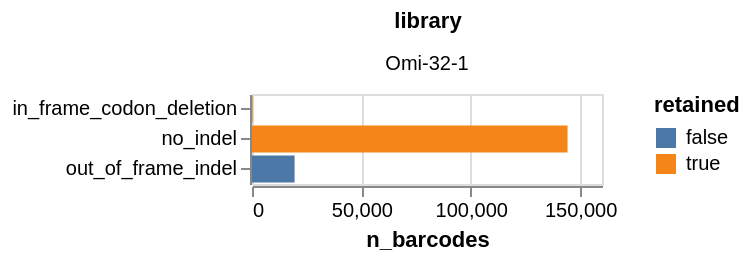

Notebook cell for this chart:
### Markdown cell above
## Write consensus sequences to barcode-variant lookup tables for subsequent use
We filter any consensus sequences with indels that are not in-frame codon-length deletions (so filtering out-of-frame indels), and then write the remaining sequences to barcode-variant lookup tables for later use:

### Code cell
# annotate with information on mutation types
consensus = alignparse.consensus.add_mut_info_cols(
    consensus,
    mutation_col="gene_mutations",
    sub_str_col="substitutions",
    n_indel_col="n_indels",
)

# plot summary stats
stats = (
    consensus.assign(
        out_of_frame_indel=lambda x: x["n_indels"] > 0,
        in_frame_codon_deletion=lambda x: (
            (~x["out_of_frame_indel"]) & (x["substitutions"].str.contains("-"))
        ),
        no_indel=lambda x: (~x["out_of_frame_indel"]) & (~x["in_frame_codon_deletion"]),
    )[["library", "out_of_frame_indel", "in_frame_codon_deletion", "no_indel"]]
    .groupby("library", as_index=False)
    .aggregate("sum")
    .melt(
        id_vars="library",
        var_name="category",
        value_name="n_barcodes",
    )
    .assign(retained=lambda x: x["category"] != "out_of_frame_indel")
)
stats_chart = (
    alt.Chart(stats)
    .encode(
        x=alt.X("n_barcodes"),
        y=alt.Y("category", title=None),
        color=alt.Color("retained"),
        tooltip=stats.columns.tolist(),
        facet=alt.Facet("library", columns=2),
    )
    .mark_bar()
    .properties(width=175, height=45)
)
display(stats_chart)

# write to file
consensus = consensus.query("n_indels == 0")
nt_variants = "results/variants/nt_variants.csv"
os.makedirs(os.path.dirname(nt_variants), exist_ok=True)
print(f"Writing {len(consensus)} consensus sequences to {nt_variants}")
_ = consensus.to_csv(
    consensus[["library", "barcode", "substitutions", "variant_call_support"]].to_csv(
        nt_variants,
        index=False,
    )
)

### Figure 1 — Vega-Lite specification as saved in the notebook (floating-point values rounded to 4 significant figures)
{"config": {"view": {"continuousWidth": 300, "continuousHeight": 300}}, "data": {"name": "data-2e10fbe6c55c622d1f945674bc0b3b30"}, "mark": {"type": "bar"}, "encoding": {"color": {"field": "retained", "type": "nominal"}, "facet": {"columns": 2, "field": "library", "type": "nominal"}, "tooltip": [{"field": "library", "type": "nominal"}, {"field": "category", "type": "nominal"}, {"field": "n_barcodes", "type": "quantitative"}, {"field": "retained", "type": "nominal"}], "x": {"field": "n_barcodes", "type": "quantitative"}, "y": {"field": "category", "title": null, "type": "nominal"}}, "height": 45, "width": 175, "$schema": "https://vega.github.io/schema/vega-lite/v5.15.1.json", "datasets": {"data-2e10fbe6c55c622d1f945674bc0b3b30": [{"library": "Omi-32-1", "category": "out_of_frame_indel", "n_barcodes": 19474, "retained": false}, {"library": "Omi-32-1", "category": "in_frame_codon_deletion", "n_barcodes": 327, "retained": true}, {"library": "Omi-32-1", "category": "no_indel", "n_barcodes": 144261, "retained": true}]}}
